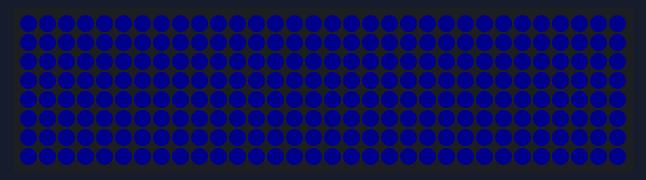
Simulated run of this sketch. Board: Arduino Uno, built with avr-gcc and run on an emulated ATmega328P. Shown: 32×8 RGB LED matrix (first LED top left, wired row by row). Dim RGB values are drawn brighter than linear.

Above: at 0.17 s.
At 0.79 s:
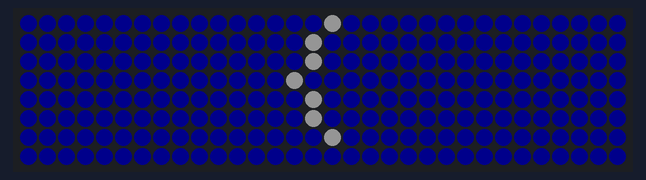
At 9.19 s:
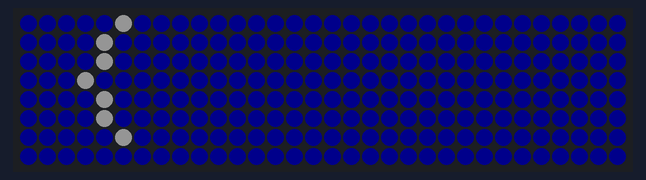
At 17.05 s:
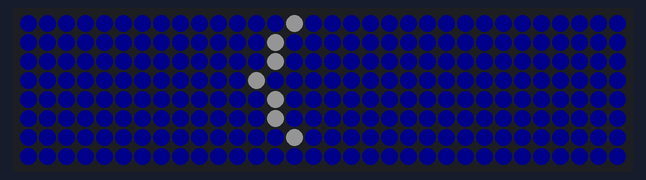
At 36.98 s:
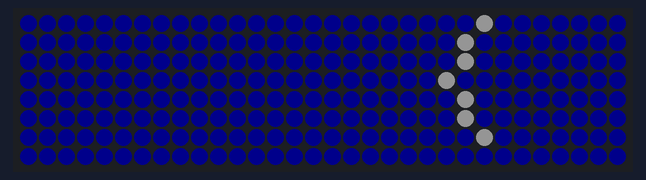

The sketch:

Desk_Logo_v0.2.ino
```cpp
// the setup function runs once when you press reset or power the board

#include <Adafruit_SPITFT_Macros.h>
#include <gfxfont.h>
#include <Adafruit_SPITFT.h>
#include <Adafruit_GrayOLED.h>
#include <Adafruit_GFX.h>
#include <Adafruit_NeoMatrix.h>
#include <Adafruit_NeoPixel.h>

#ifndef PSTR
#define PSTR //make Arduino Due happy
#endif // !PSTR

#define PIN 6

Adafruit_NeoMatrix matrix = Adafruit_NeoMatrix(32, 8, PIN, NEO_MATRIX_TOP + NEO_MATRIX_LEFT + NEO_MATRIX_COLUMNS + NEO_MATRIX_ZIGZAG, NEO_GRB + NEO_KHZ800);

const uint16_t colors[] = {
  matrix.Color(255, 255, 255), matrix.Color(255, 255, 255), matrix.Color(255, 255, 255)
};

void setup() {

  //Serial.begin(9600);
  matrix.begin();
  matrix.setTextWrap(false);
  matrix.setBrightness(20);
  matrix.setTextColor(colors[0]);

}

int x = matrix.width();
int pass = 0;

// the loop function runs over and over again until power down or reset
void loop() {
  char scrollText[] = "{";
  int scrollLen = strlen(scrollText) * - 95; //time between scroll animation
  matrix.fillScreen(matrix.Color(0, 0, 200));
  matrix.setCursor(x, 0);
  matrix.print(scrollText);
  if (--x < scrollLen) {
    x = matrix.width();
    if (++pass >= 3) pass = 0;
    matrix.setTextColor(colors[pass]);
  }
  matrix.show();
  delay(10); //scroll speed == lower is faster
}
```
